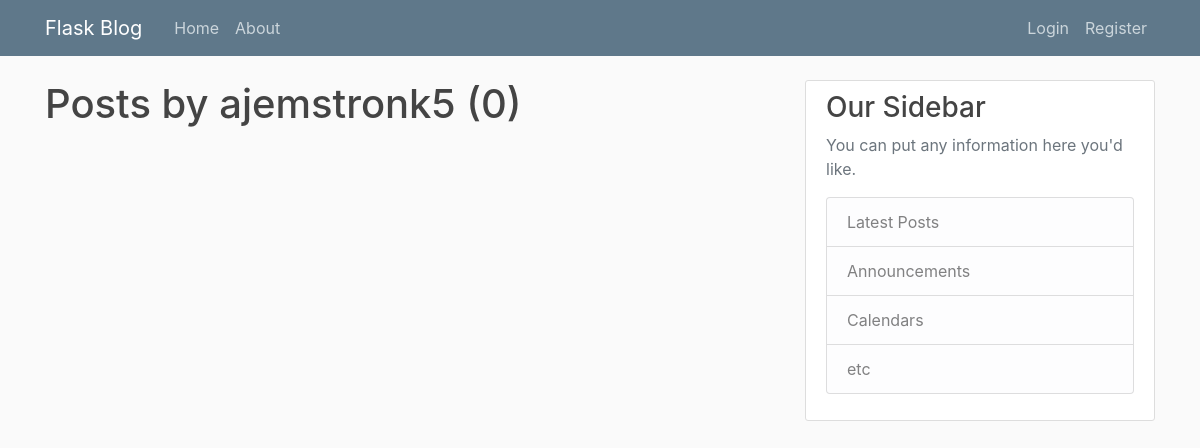
The app's page /user/ajemstronk5, older data.
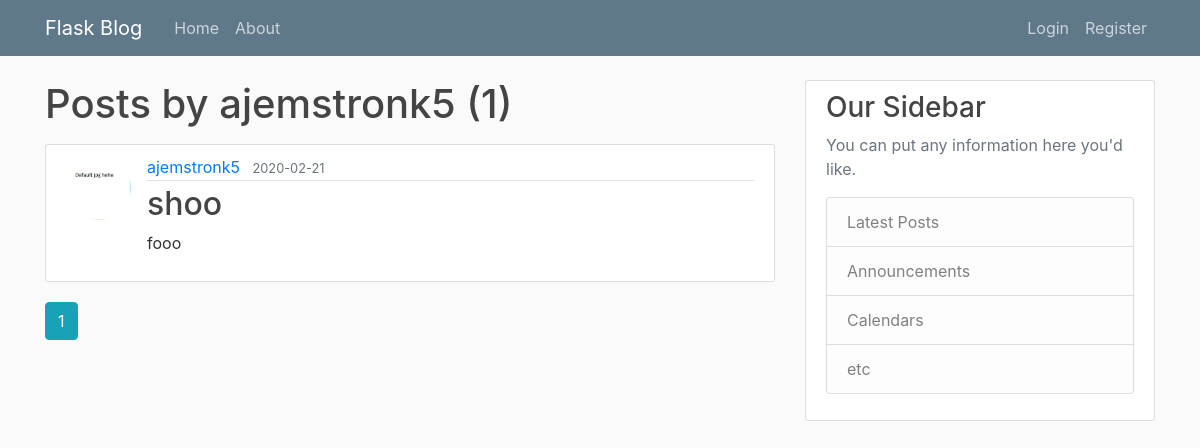
The same page, newer data.
### flaskblog/models.py (models this page shows, shortened)
class User(db.Model, UserMixin):
    id = db.Column(db.Integer, primary_key=True)
    username = db.Column(db.String(20), unique=True, nullable=False)
    email = db.Column(db.String(120), unique=True, nullable=False)
    image_file = db.Column(db.String(20), nullable=False, default='default.jpg')
    password = db.Column(db.String(60), nullable=False)
    posts = db.relationship('Post', backref='author', lazy=True)

class Post(db.Model):
    id = db.Column(db.Integer, primary_key=True)
    title = db.Column(db.String(100), nullable=False)
    date_posted = db.Column(db.DateTime, nullable=False, default=datetime.utcnow)
    content = db.Column(db.Text, nullable=False)
    user_id = db.Column(db.Integer, db.ForeignKey('user.id'), nullable=False)

### flaskblog/routes.py (the view)
@app.route("/user/<string:username>")
def user_posts(username):
    page = request.args.get('page', 1, type=int)
    user = User.query.filter_by(username=username).first_or_404()
    posts = Post.query.filter_by(author=user)\
        .order_by(Post.date_posted.desc())\
        .paginate(page=page, per_page=5)
    return render_template('user_posts.html', posts=posts, user=user)

### flaskblog/templates/user_posts.html
{% extends "layout.html" %}
{% block content %}
    <h1 class="mb-3">Posts by {{ user.username }} ({{ posts.total }})</h1>
    {% for post in posts.items %}
        <article class="media content-section">
          <img class="rounded-circle article-img" src="{{ url_for('static', filename='profile_pics/' + post.author.image_file) }}">
          <div class="media-body">
            <div class="article-metadata">
              <a class="mr-2" href="{{ url_for('user_posts', username=post.author.username) }}">{{ post.author.username }}</a>
              <small class="text-muted">{{ post.date_posted.strftime('%Y-%m-%d') }}</small>
            </div>
            <h2><a class="article-title" href="{{ url_for('post', post_id=post.id) }}">{{ post.title }}</a></h2>
            <p class="article-content">{{ post.content }}</p>
          </div>
        </article>
    {% endfor %}
    {% for page_num in posts.iter_pages(left_edge=1, right_edge=1, left_current=1, right_current=2) %}
      {% if page_num %}
        {% if posts.page == page_num %}
          <a class="btn btn-info mb-4" href="{{ url_for('user_posts', username=user.username, page=page_num) }}">{{ page_num }}</a>
        {% else %}
          <a class="btn btn-outline-info mb-4" href="{{ url_for('user_posts', username=user.username, page=page_num) }}">{{ page_num }}</a>
        {% endif %}
      {% else %}
        ...
      {% endif %}
    {% endfor %}
{% endblock content %}

### flaskblog/templates/layout.html (shortened to what this page needs)
<!DOCTYPE html>
<html>
<head>
    <link rel="stylesheet" href="https://maxcdn.bootstrapcdn.com/bootstrap/4.0.0/css/bootstrap.min.css">
    <link rel="stylesheet" type="text/css" href="{{ url_for('static', filename='main.css') }}">
</head>
<body>
    <header class="site-header">
      <nav class="navbar navbar-expand-md navbar-dark bg-steel fixed-top">
        <div class="container">
          <a class="navbar-brand mr-4" href="/">Flask Blog</a>
          <div class="collapse navbar-collapse" id="navbarToggle">
            <div class="navbar-nav mr-auto">
              <a class="nav-item nav-link" href="{{ url_for('home') }}">Home</a>
              <a class="nav-item nav-link" href="{{ url_for('about') }}">About</a>
            </div>
            <div class="navbar-nav">
              {% if current_user.is_authenticated %}
                <a class="nav-item nav-link" href="{{ url_for('new_post') }}">New Post</a>
                <a class="nav-item nav-link" href="{{ url_for('account') }}"> {{ current_user.username }} </a>
                <a class="nav-item nav-link" href="{{ url_for('logout') }}">Logout</a>
              {% else %}
                <a class="nav-item nav-link" href="{{ url_for('login') }}">Login</a>
                <a class="nav-item nav-link" href="{{ url_for('register') }}">Register</a>
              {% endif %}
            </div>
          </div>
        </div>
      </nav>
    </header>
    <main role="main" class="container">
      <div class="row">
        <div class="col-md-8">
          {% block content %}{% endblock %}
        </div>
        <div class="col-md-4">
          <div class="content-section">
            <h3>Our Sidebar</h3>
            <p class='text-muted'>You can put any information here you'd like.
              <ul class="list-group">
                <li class="list-group-item list-group-item-light">Latest Posts</li>
                <li class="list-group-item list-group-item-light">Announcements</li>
                <li class="list-group-item list-group-item-light">Calendars</li>
                <li class="list-group-item list-group-item-light">etc</li>
              </ul>
            </p>
          </div>
        </div>
      </div>
    </main>
</body>
</html>

### flaskblog/static/main.css (style rules this page uses)
body { background: #fafafa; color: #333333; margin-top: 5rem; }
h1, h2, h3, h4, h5, h6 { color: #444444; }
.bg-steel { background-color: #5f788a; }
.site-header .navbar-nav .nav-link { color: #cbd5db; }
.content-section { background: #ffffff; padding: 10px 20px; border: 1px solid #dddddd; border-radius: 3px; margin-bottom: 20px; }
.article-title { color: #444444; }
.article-content { white-space: pre-line; }
.article-img { height: 65px; width: 65px; margin-right: 16px; }
.article-metadata { padding-bottom: 1px; margin-bottom: 4px; border-bottom: 1px solid #e3e3e3 }

Row changes from the older to the newer data that the page shows:
added Post: image_file (placeholder picture), author.username "ajemstronk5", date_posted "2020-02-21", title "shoo", content "fooo"
Text that changed along with them:
{{ posts.total }}: "0" → "1"
new list line: "1"
